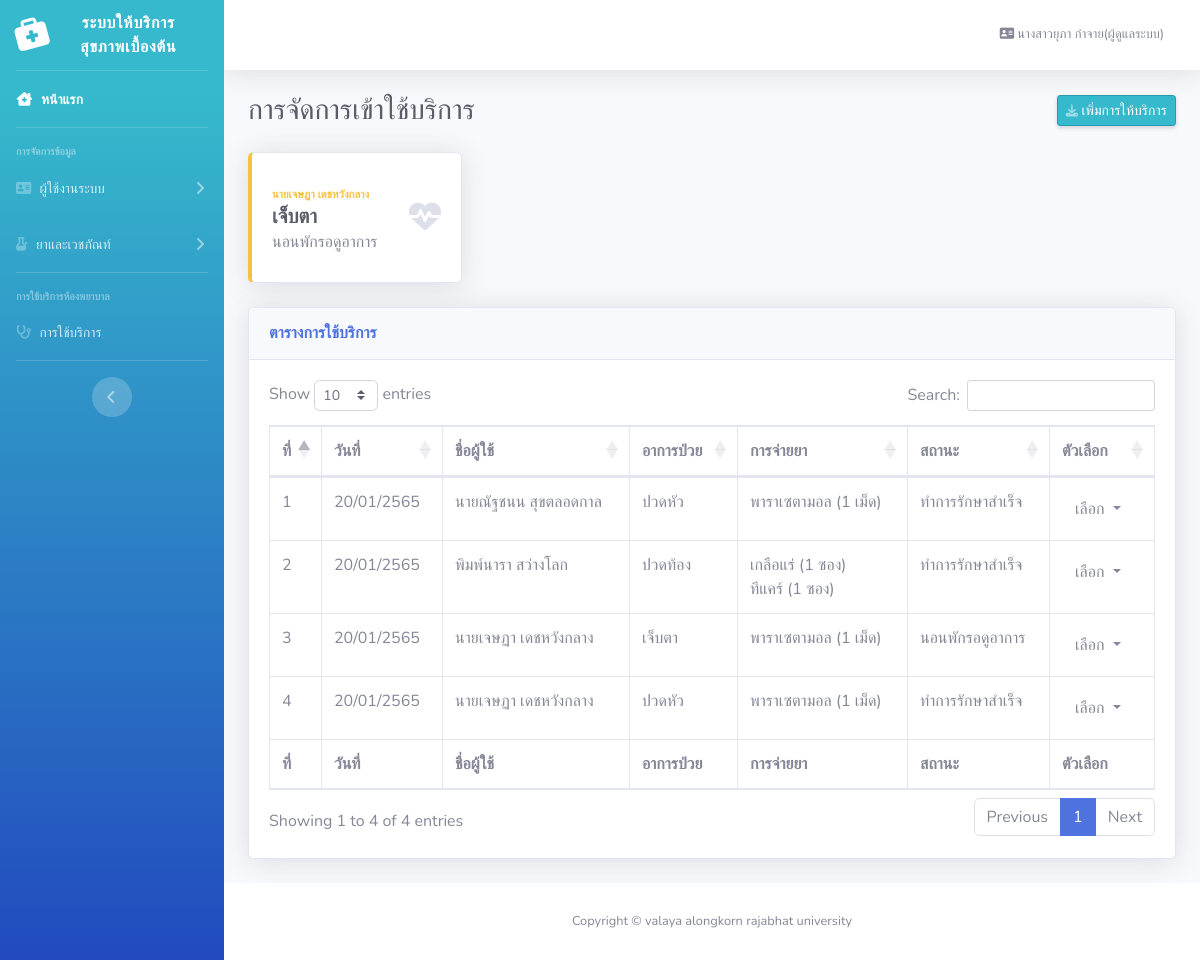
Screenshot of /tables.php (signed in) with the database file from the repository.
### tables this page shows
CREATE TABLE `user` (
  `user_id` int(11) NOT NULL COMMENT 'รหัสผู้ใช้',
  `user_namel` varchar(100) NOT NULL COMMENT 'ชื่อสกุล',
  `fac_id` int(11) NOT NULL COMMENT 'คณะ',
  `tel` varchar(11) NOT NULL COMMENT 'เบอร์โทร\r\n',
  `username` varchar(255) NOT NULL COMMENT 'ชื่อผู้ใช้',
  `password` varchar(255) NOT NULL COMMENT 'รหัสผ่าน',
  `active` int(11) NOT NULL DEFAULT 0 COMMENT 'การเปิดใช้งาน',
  `status` int(11) NOT NULL DEFAULT 0 COMMENT 'การลบ\r\n',
  `Ulevel` int(3) NOT NULL COMMENT 'ประเภทการเข้าถึงUI',
  `cata` int(20) NOT NULL COMMENT 'ประเภทผู้ใช้',
  `druga` varchar(255) NOT NULL COMMENT 'การแพ้ยา'
);

CREATE TABLE `orders` (
  `order_id` int(11) NOT NULL,
  `order_date` date NOT NULL,
  `client_name` int(11) NOT NULL,
  `sick` varchar(255) NOT NULL,
  `order_info` varchar(255) NOT NULL,
  `payment_status` int(11) NOT NULL,
  `order_status` int(11) NOT NULL DEFAULT 0
);

CREATE TABLE `order_item` (
  `order_item_id` int(11) NOT NULL,
  `order_id` int(11) NOT NULL DEFAULT 0,
  `product_id` varchar(30) NOT NULL,
  `quantity` varchar(255) NOT NULL,
  `total` varchar(255) NOT NULL,
  `order_item_status` int(11) NOT NULL DEFAULT 0
);

CREATE TABLE `product` (
  `product_id` int(11) NOT NULL COMMENT 'รหัสยา',
  `product_name` varchar(255) NOT NULL COMMENT 'ชื่อยา',
  `brand_id` int(11) NOT NULL COMMENT 'ล็อตยา',
  `categories_id` int(11) NOT NULL COMMENT 'ประเภทยา',
  `quantity` varchar(255) NOT NULL COMMENT 'จำนวนยา',
  `date` date NOT NULL COMMENT 'วันหมดอายุยา',
  `active` int(11) NOT NULL DEFAULT 0 COMMENT 'การเปิดใช้งาน',
  `status` int(11) NOT NULL DEFAULT 0 COMMENT 'การลบยา',
  `typed` varchar(20) NOT NULL COMMENT 'จำนวนนับ'
);

### tables.php (the view, shortened to what this page needs)
<?php
require_once 'db_connect.php';
    if($_SESSION['Ulevel'] == '1'){
        $user_id = $_SESSION['user_id'];
        $sql = "SELECT user.user_id, user.user_namel, user.fac_id,
        user.tel, user.username, user.password, user.active, user.status,
        user.Ulevel, user.cata, user.druga, fac.fac_name FROM user
        INNER JOIN fac ON user.fac_id = fac.fac_id WHERE user_id = {$user_id}";
        $query = $connect->query($sql);
        $result = $query->fetch_assoc();
?>
<!DOCTYPE html>
<html lang="en">
<head>
    <link href="vendor/fontawesome-free/css/all.min.css" rel="stylesheet" type="text/css">
    <link href="css/sb-admin-2.min.css" rel="stylesheet">
    <link href="vendor/datatables/dataTables.bootstrap4.min.css" rel="stylesheet">
</head>
<body id="page-top">
    <div id="wrapper">
        <ul class="navbar-nav bg-gradient-primary sidebar sidebar-dark accordion" id="accordionSidebar">
            <a class="sidebar-brand d-flex align-items-center justify-content-center" href="index.php">
                <div class="sidebar-brand-icon rotate-n-15">
                <i class="fas fa-briefcase-medical"></i>
                </div>
                <div class="sidebar-brand-text mx-3">ระบบให้บริการสุขภาพเบื้องต้น </div>
            </a>
            <hr class="sidebar-divider my-0">
            <li class="nav-item active">
                <a class="nav-link" href="index.php">
                    <i class="fas fa-fw fa-clinic-medical"></i>
                    <span>หน้าแรก</span></a>
            </li>
            <hr class="sidebar-divider">
            <div class="sidebar-heading">
                การจัดการข้อมูล
            </div>
            <li class="nav-item">
                <a class="nav-link collapsed" href="#" data-toggle="collapse" data-target="#collapseTwo"
                    aria-expanded="true" aria-controls="collapseTwo">
                    <i class="fas fa-address-card"></i>
                    <span>ผู้ใช้งานระบบ</span>
                </a>
            </li>
            <li class="nav-item">
                <a class="nav-link collapsed" href="#" data-toggle="collapse" data-target="#collapseUtilities"
                    aria-expanded="true" aria-controls="collapseUtilities">
                    <i class="fas fa-bong"></i>
                    <span>ยาและเวชภัณท์</span>
                </a>
            </li>
            <hr class="sidebar-divider">
            <div class="sidebar-heading">
            การใช้บริการห้องพยาบาล
            </div>
            <li class="nav-item">
                <a class="nav-link" href="tables.php">
                     <i class="fas fa-2x fa-stethoscope"></i>
                    <span>การใช้บริการ</span></a>
            </li>
            <hr class="sidebar-divider d-none d-md-block">
            <div class="text-center d-none d-md-inline">
                <button class="rounded-circle border-0" id="sidebarToggle"></button>
            </div>
        </ul>
        <div id="content-wrapper" class="d-flex flex-column">
            <div id="content">
                <nav class="navbar navbar-expand navbar-light bg-white topbar mb-4 static-top shadow">
                    <ul class="navbar-nav ml-auto">
                        <li class="nav-item dropdown no-arrow">
                            <a class="nav-link dropdown-toggle" href="#" id="userDropdown" role="button"
                                data-toggle="dropdown" aria-haspopup="true" aria-expanded="false">
                                <span class="mr-2 d-none d-lg-inline text-gray-600 small"><i class="fas fa-address-card"></i> <?php echo $result['user_namel']."(ผู้ดูแลระบบ)"; ?></span>
                            </a>
                        </li>
                    </ul>
                </nav>
                <div class="container-fluid">
                    <div class="d-sm-flex align-items-center justify-content-between mb-4">
                        <h1 class="h3 mb-0 text-gray-800">การจัดการเข้าใช้บริการ</h1>
                        <a href="#" class="d-none d-sm-inline-block btn btn-sm btn-primary shadow-sm" href="#" data-toggle="modal" data-target="#adduserModal"> เพิ่มการให้บริการ</a>
                    </div>
                    <div class="row">
                       <?php $sqlt = "SELECT orders.order_id, orders.order_date, orders.client_name, orders.sick, orders.order_info, orders.payment_status, user.user_namel
                                    FROM orders INNER JOIN user ON orders.client_name = user.user_id
                                    WHERE order_status = 1 AND payment_status = 2" ;
                        $resultt = $connect->query($sqlt);
                        while($rowt = $resultt->fetch_array()) {
                            $user = $rowt['user_namel'];
                    ?>
                        <div class="col-xl-3 col-md-6 mb-4">
                            <div class="card border-left-warning shadow h-100 py-2">
                                <div class="card-body">
                                    <div class="row no-gutters align-items-center">
                                        <div class="col mr-2">
                                            <a class="text-xs font-weight-bold text-warning text-uppercase mb-1" href="update_Order.php?orderId=<?php echo $rowt['order_id']; ?>">
                                                <?php echo $user; ?> </a>
                                            <div><a class="h5 mb-0 font-weight-bold text-gray-800" href="update_Order.php?orderId=<?php echo $rowt['order_id']; ?>" ><?php echo $rowt['sick']; ?></a></div>
                                            <div>นอนพักรอดูอาการ</div>
                                        </div>
                                        <div class="col-auto">
                                        <a href="update_Order.php?orderId=<?php echo $rowt['order_id']; ?>"> <i class="fas fa-heartbeat fa-2x text-gray-300"></i></a>
                                        </div>
                                    </div>
                                </div>
                            </div>
                        </div>
                       <?php } ?>
                    </div>
                    <div class="card shadow mb-4">
                        <div class="card-header py-3">
                            <h6 class="m-0 font-weight-bold text-primary">ตารางการใช้บริการ</h6>
                        </div>
                        <div class="card-body">
                            <div class="table-responsive">
                                <table class="table table-bordered" id="dataTable" width="100%" cellspacing="0">
                                    <thead>
                                        <tr>
                                            <th>ที่</th>
                                            <th>วันที่</th>
                                            <th>ชื่อผู้ใช้</th>
                                            <th>อาการป่วย</th>
                                            <th>การจ่ายยา</th>
                                            <th>สถานะ</th>
                                            <th>ตัวเลือก</th>
                                        </tr>
                                    </thead>
                                    <tfoot>
                                        <tr>
                                            <th>ที่</th>
                                            <th>วันที่</th>
                                            <th>ชื่อผู้ใช้</th>
                                            <th>อาการป่วย</th>
                                            <th>การจ่ายยา</th>
                                            <th>สถานะ</th>
                                            <th>ตัวเลือก</th>
                                        </tr>
                                    </tfoot>
                                    <tbody>
                                    <?php $sqlr = "SELECT orders.order_id, orders.order_date, orders.client_name, orders.sick, orders.order_info, orders.payment_status, user.user_namel
                                                    FROM orders INNER JOIN user ON orders.client_name = user.user_id
                                                    WHERE order_status =1" ;
                                        $resulto = $connect->query($sqlr);
                                        $x = 1;
                                        while($row = $resulto->fetch_array()) {
                                    if($row['payment_status'] == 1) {
                                        $paymentStatus = "<label class='label label-success'>ทำการรักษาสำเร็จ</label>";
                                    } else if($row['payment_status'] == 2) {
                                        $paymentStatus = "<label class='label label-info'>นอนพักรอดูอาการ</label>";
                                    } else if($row['payment_status'] == 3) {
                                        $paymentStatus = "<label class='label label-danger'>นำต่อการรักษาไปยังโรงพยาบาล</label>";
                                    } else if($row['payment_status'] == 0) {
                                       $paymentStatus = "<label class='label label-warning'>ยังไม่มีการตรวจรักษา</label>";
                                   }
                                    $datet = $row['order_date'];
                                    $popdm = date("d/m/", strtotime($datet));
                                    $popy= date("Y", strtotime($datet))+543;
                                    $dateOrder = $popdm.$popy ;
                                    $user = $row['user_namel'];
                                            ?>
                                        <tr>
                                            <td> <?php echo $x++; ?></td>
                                            <td><?php echo $dateOrder; ?></td>
                                            <td><?php echo $user; ?></td>
                                            <td><?php echo $row['sick']; ?></td>
                                            <td><?php
                                                        $orderid = $row['order_id'];
                                                        $sqli = "SELECT *
                                                        FROM order_item INNER JOIN product ON order_item.product_id = product.product_id WHERE order_id = {$orderid} ";
                                                        $resulti = $connect->query($sqli);
                                                        while($p = $resulti->fetch_array()) {
                                                            if($p['typed'] == 1){
                                                            $typed ="เม็ด";
                                                            }elseif($p['typed'] == 2){
                                                            $typed ="กระปุก";
                                                            }elseif($p['typed'] == 3){
                                                            $typed ="หลอด";
                                                            }elseif($p['typed'] == 4){
                                                            $typed ="ขวด";
                                                            }elseif($p['typed'] == 5){
                                                            $typed ="ซอง";
                                                            }elseif($p['typed'] == 6){
                                                            $typed ="ก้าน";
                                                            }elseif($p['typed'] == 7){
                                                            $typed ="มิลลิลิตร";
                                                            }
                                                            if($p['typed'] == 0){
                                                                echo $p['product_name'];
                                                            }else{
                                                            echo $p['product_name'].' '.'('.$p[3].' '.$typed.')'.'<br>';}
                                                            } ?></td>
                                            <td><?php echo $paymentStatus; ?></td>
                                            <td><div class="btn-group">
                                                <button type="button" class="btn btn-default dropdown-toggle" data-toggle="dropdown" aria-haspopup="true" aria-expanded="false">
                                                    เลือก <span class="caret"></span>
                                                </button>
                                                </div></td>
                                        </tr>
                                        <?php } ?>
                                    </tbody>
                                </table>
                            </div>
                        </div>
                    </div>
                </div>
            </div>
            <footer class="sticky-footer bg-white">
                <div class="container my-auto">
                    <div class="copyright text-center my-auto">
                        <span>Copyright &copy; valaya alongkorn rajabhat university</span>
                    </div>
                </div>
            </footer>
        </div>
    </div>
</body>
</html>
<?php } ?>

### rows the page displays
user: user_namel "นางสาวยุภา กำจาย"
orders: user.user_namel "นายเจษฏา เดชหวังกลาง", sick "เจ็บตา", order_date "20/01/2565", payment_status "นอนพักรอดูอาการ"
orders: order_date "20/01/2565", user.user_namel "นายณัฐชนน สุขตลอดกาล", sick "ปวดหัว", payment_status "ทำการรักษาสำเร็จ"
order_item: product.product_name "พาราเซตามอล", quantity "1", product.typed "เม็ด"
orders: order_date "20/01/2565", user.user_namel "พิมพ์นารา สว่างโลก", sick "ปวดท้อง", payment_status "ทำการรักษาสำเร็จ"
order_item: product.product_name "เกลือแร่", quantity "1", product.typed "ซอง"
order_item: product.product_name "ทีแคร์", quantity "1", product.typed "ซอง"
order_item: product.product_name "พาราเซตามอล", quantity "1", product.typed "เม็ด"
orders: order_date "20/01/2565", user.user_namel "นายเจษฏา เดชหวังกลาง", sick "ปวดหัว", payment_status "ทำการรักษาสำเร็จ"
order_item: product.product_name "พาราเซตามอล", quantity "1", product.typed "เม็ด"
